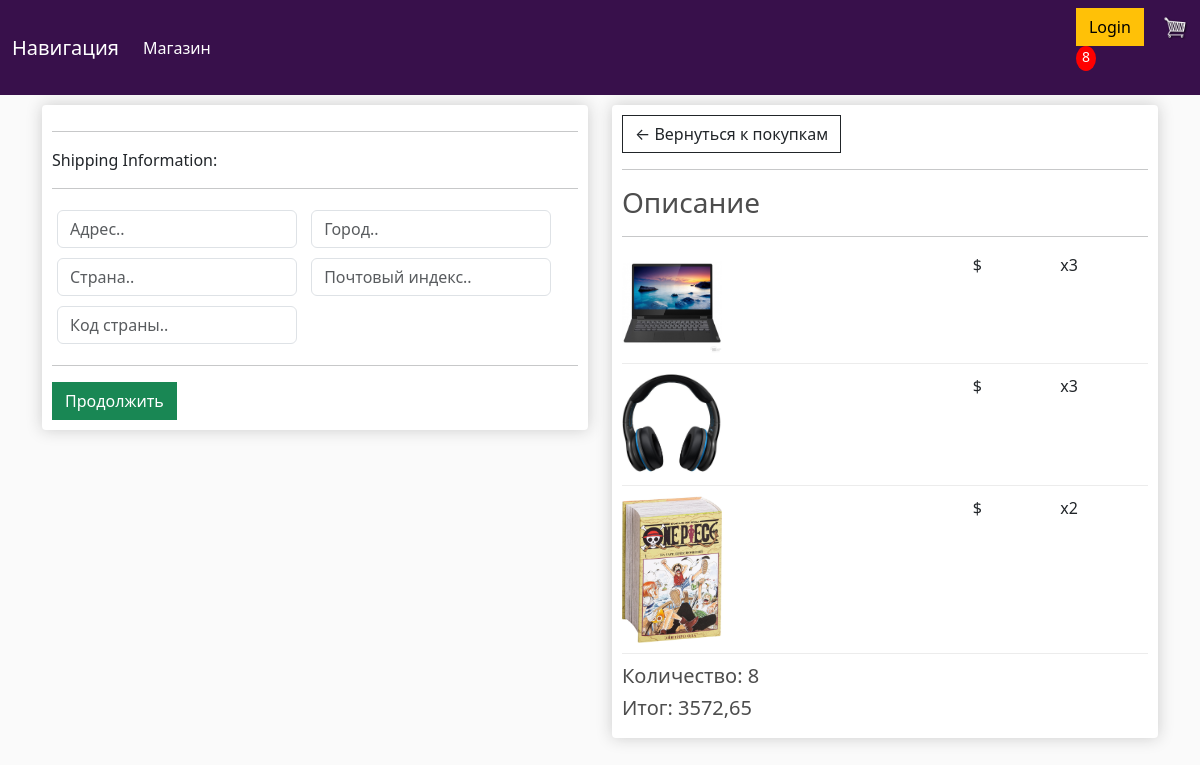
Screenshot of /checkout/ (signed in) with the database file from the repository.
### store/models.py (models this page shows, shortened)
class OrderItem(models.Model):
    product = models.ForeignKey(Product, on_delete=models.SET_NULL, null=True)
    order = models.ForeignKey(Order, on_delete=models.SET_NULL, null=True)
    quantity = models.IntegerField(default=0, null=True, blank=True)
    data_added = models.DateTimeField(auto_now_add=True)
    @property
    def get_total(self):
        total = self.product.price * self.quantity
        return total

class Product(models.Model):
    name = models.CharField(max_length=200, null=True)
    price = models.DecimalField(max_digits=7, decimal_places=2)
    digital = models.BooleanField(default=False, null=True, blank=False)
    image = models.ImageField(null=True, blank=True)
    @property
    def imageURL(self):
        try:
            url = self.image.url
        except:
            url = ''
        return url

class Order(models.Model):
    customer = models.ForeignKey(Customer, on_delete=models.SET_NULL, null=True, blank=True)
    date_ordered = models.DateTimeField(auto_now_add=True)
    complete = models.BooleanField(default=False)
    transaction_id = models.CharField(max_length=100, null=True)
    @property
    def shipping(self):
        shipping = False
        orderitems = self.orderitem_set.all()
        for i in orderitems:
            if i.product.digital == False:
                shipping = True
        return shipping
    @property
    def get_cart_total(self):
        orderitems = self.orderitem_set.all()
        total = sum([item.get_total for item in orderitems])
        return total
    @property
    def get_cart_items(self):
        orderitems = self.orderitem_set.all()
        total = sum([item.quantity for item in orderitems])
        return total

### store/views.py (the view)
# urls.py: path('checkout/', views.checkout, name="checkout"),
def checkout(request):
    data = cartData(request)
    cartItems = data['cartItems']
    order = data['order']
    items = data['items']
    context = {'items': items, 'order': order, 'cartItems':cartItems}
    return render(request, 'store/checkout.html', context)

### store/utils.py (called while the page is built)
def cartData(request):
    if request.user.is_authenticated:
        customer = request.user.customer
        order, created = Order.objects.get_or_create(customer=customer, complete=False)
        items = order.orderitem_set.all()
        cartItems = order.get_cart_items
    else:
        cookieData = cookieCart(request)
        cartItems = cookieData['cartItems']
        order = cookieData['order']
        items = cookieData['items']
    return {'cartItems': cartItems, 'order': order, 'items': items}

### store/templates/store/checkout.html (shortened to what this page needs)
{% extends 'store/main.html' %}
{% load static %}
{% block content %}
     <div class="row">
		<div class="col-lg-6">
			<div class="box-element" id="form-wrapper">
				<form id="form">
					<div id="shipping-info">
						<hr>
						<p>Shipping Information:</p>
						<hr>
						<div class="form-field">
							<input class="form-control" type="text" name="address" placeholder="Адрес..">
						</div>
						<div class="form-field">
							<input class="form-control" type="text" name="city" placeholder="Город..">
						</div>
						<div class="form-field">
							<input class="form-control" type="text" name="state" placeholder="Страна..">
						</div>
						<div class="form-field">
							<input class="form-control" type="text" name="zipcode" placeholder="Почтовый индекс..">
						</div>
						<div class="form-field">
							<input class="form-control" type="text" name="country" placeholder="Код страны..">
						</div>
					</div>
					<hr>
					<input id="form-button" class="btn btn-success btn-block" type="submit" value="Продолжить">
				</form>
			</div>
			<br>
		</div>
		<div class="col-lg-6">
			<div class="box-element">
				<a  class="btn btn-outline-dark" href="{% url 'cart' %}">&#x2190; Вернуться к покупкам</a>
				<hr>
				<h3>Описание</h3>
				<hr>
				{% for item in items %}
				<div class="cart-row">
					<div style="flex:2"><img class="row-image" src="{{item.product.imageURL}}"></div>
					<div style="flex:2"><p>{{item.priduct.name}}</p></div>
					<div style="flex:1"><p>${{item.priduct.price}}</p></div>
					<div style="flex:1"><p>x{{item.quantity}}</p></div>
				</div>
				{% endfor %}
				<h5>Количество: {{order.get_cart_items}}</h5>
				<h5>Итог:   {{order.get_cart_total|floatformat:2}}</h5>
			</div>
		</div>
	</div>
{% endblock content %}

### store/static/css/main.css (style rules this page uses)
body { background-color: hsl(0 ,0%, 98%); }
h1,h2,h3,h4,h5,h6 { color:hsl(0 ,0%, 30%); }
.box-element { box-shadow:hsl(0 ,0%, 80%) 0 0 16px; background-color: #fff; border-radius: 4px; padding: 10px; }
.col-lg-4, .col-lg-6, .col-lg-8, .col-lg-12 { margin-top: 10px; }
.btn { border-radius: 0; }
.row-image { width: 100px; }
.form-field { width:250px; display: inline-block; padding: 5px; }
.cart-row { display: flex; align-items: flex-stretch; padding-bottom: 10px; margin-bottom: 10px; border-bottom: 1px solid #ececec; }

### rows the page displays
OrderItem: product.imageURL (picture), quantity "3"
OrderItem: product.imageURL (picture), quantity "3"
OrderItem: product.imageURL (picture), quantity "2"
Order: get_cart_items "8", get_cart_total "3572,65"

### other values shown
{{ cartItems }} "8"
